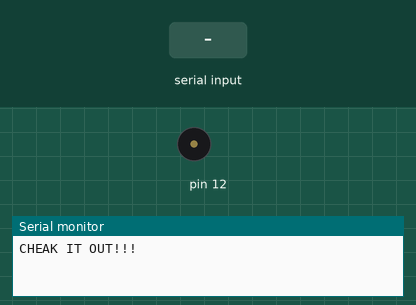
Simulated run of this sketch. Board: Arduino Uno, built with avr-gcc and run on an emulated ATmega328P. Parts: buzzer (waves = sounding), the last lines printed to the serial monitor. The test bench sets the inputs (shaded band).

Above: at 1.2 s.
1.3 s: "90,45\n" received over Serial
At 1.4 s:
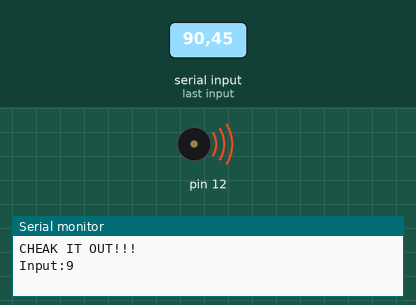
4.3 s: "30,150\n" received over Serial
At 7.5 s:
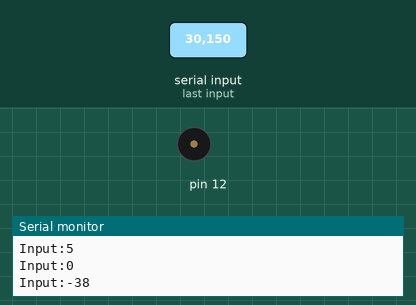
Timing chart, 0 to 9.0 s (numbered marks = the images above; inputs shaded):
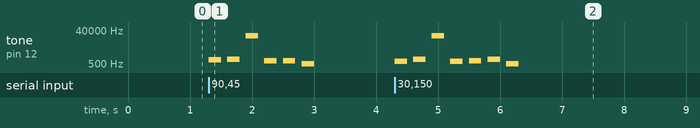

Measured:
- after the input at 1.3 s, tone on pin 12: plays 852 Hz for 0.20 s, 941 Hz for 0.20 s, 18688 Hz for 0.20 s, 770 Hz for 0.20 s, 770 Hz for 0.20 s, 514 Hz for 0.20 s, starting at once
- after the input at 4.3 s, tone on pin 12: plays 697 Hz for 0.20 s, 941 Hz for 0.20 s, 18688 Hz for 0.20 s, 697 Hz for 0.20 s, 770 Hz for 0.20 s, 941 Hz for 0.20 s … (7 notes in this stretch), starting at once

The sketch:

lab01_putSound.ino
```cpp
#include<Tone.h>
int incomingByte = 0;

Tone freq1;
Tone freq2;
const int DTMF_freq1[] = {1336, 1209, 1336, 1477, 1209, 1336, 1477, 1209, 1336, 1477};
const int DTMF_freq2[] = {941,  697,  697,  697,  770,  770,  770,  852,  852,  852};

void setup() {
  // put your setup code here, to run once:
  Serial.begin(115200);
  Serial.println("CHEAK IT OUT!!!");
  freq1.begin(11);
  freq2.begin(12);
}

void loop() {
  // put your main code here, to run repeatedly:
  if (Serial.available()>0){
    incomingByte = Serial.read();
    int input = incomingByte-48;
    Serial.print("Input:");
    Serial.println(input,DEC);
    freq1.play(DTMF_freq1[input],200);
    freq2.play(DTMF_freq2[input],200);
    delay(300);
  }
}
```
